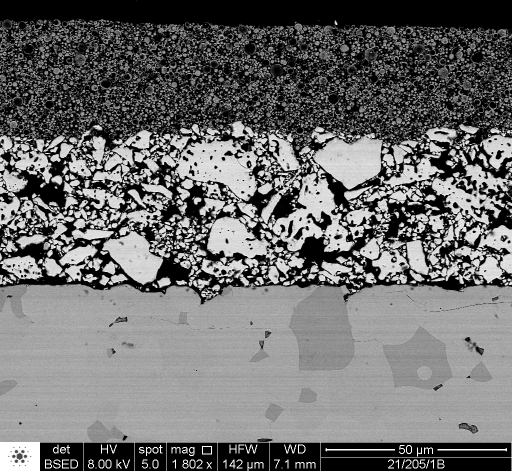
#> input picture layer_analyzer/images folder/2024.07.09_16-24_BSE_009.tif, 1024 x 943 px (shown at 1/2 size)
$ python -i layer_detector.py   (imports and definitions only)
#> lines starting #> are read from the running program, lines starting #| are printed output that depends on the picture
"""
Поиск трёх границ слоёв (алгоритм Sike copy 2.py).

Шаги:
  1. Multi-Otsu (3 класса) → распределения долей чёрных/белых по строкам.
  2. Грубое определение диапазонов границ (градиент + ruptures.Binseg).
  3. Точная граница 1 — верхние серые пиксели в [b1_left, b1_right].
  4. Точная граница 2 — верхние белые пиксели в [b2_left, b2_right].
  5. ROI слоя 3 (Multi-Otsu 4 класса) → бинарная маска плотных частиц.
  6. Точная граница 3 — верхние пиксели маски + срез вертикальных скачков.
"""

from __future__ import annotations

from dataclasses import dataclass

import numpy as np
import skimage as ski
from scipy.ndimage import gaussian_filter1d, median_filter
from scipy.signal import find_peaks
from skimage import filters, measure, morphology, util

import ruptures as rpt

from config import (
    SIKE_BOUNDARY1_LEVEL_THRESHOLD,
    SIKE_BOUNDARY2_FLAT_RATIO,
    SIKE_BOUNDARY2_LEFT_SEARCH_RANGE,
    SIKE_DISTRIBUTION_SIGMA,
    SIKE_GRAD_THRESHOLD_FRAC,
    SIKE_LAYER3_MEDIAN_SIZE,
    SIKE_LAYER3_N_CLASSES,
    SIKE_PRECISE1_DROP_THRESHOLD,
    SIKE_PRECISE1_MEDIAN_WINDOW,
    SIKE_PRECISE1_SMOOTH_SIGMA,
    SIKE_PRECISE2_DROP_THRESHOLD,
    SIKE_PRECISE2_MEDIAN_WINDOW,
    SIKE_PRECISE2_SMOOTH_SIGMA,
    SIKE_PRECISE3_FINAL_SMOOTH_SIGMA,
    SIKE_PRECISE3_JUMP_THRESHOLD,
    SIKE_PRECISE3_MAX_SPIKE_WIDTH,
    SIKE_PRECISE3_SMOOTH_SIGMA,
    SIKE_RUPTURES_BOUNDARY1_NBKPS,
    SIKE_RUPTURES_BOUNDARY2_NBKPS,
)


@dataclass
class BoundaryDetectionResult:
    x: np.ndarray
    y0: np.ndarray  # верх слоя 1 (граница 1, точная — верхние серые пиксели)
    y1: np.ndarray  # верх слоя 2 (граница 2, точная — верхние белые пиксели)
    y2: np.ndarray  # верх слоя 3 (граница 3, точная — верх плотной маски)


class LayerDetector:

    @staticmethod
    def detect_boundaries(image: np.ndarray) -> BoundaryDetectionResult:
        gray = LayerDetector._to_float_gray(image)
        height, width = gray.shape

        analysis = LayerDetector._analyze_multithreshold_distribution(gray)
        ranges = LayerDetector._find_boundary_ranges(analysis, height)

        y0_line = LayerDetector._find_boundary1_precise(analysis, ranges, width)
        y1_line = LayerDetector._find_boundary2_precise(analysis, ranges, width)

        layer3 = LayerDetector._analyze_layer3(analysis, ranges, height)
        y2_line = LayerDetector._find_boundary3_precise(layer3, width, height)

        x_coords = np.arange(width, dtype=int)
        y0 = np.clip(np.round(y0_line).astype(int), 0, height - 1)
        y1 = np.clip(np.round(y1_line).astype(int), 0, height - 1)
        y2 = np.clip(np.round(y2_line).astype(int), 0, height - 1)

        # Гарантируем монотонность сверху вниз: y0 ≤ y1 ≤ y2.
        y1 = np.maximum(y1, y0)
        y2 = np.maximum(y2, y1)

        return BoundaryDetectionResult(x=x_coords, y0=y0, y1=y1, y2=y2)

    # ── Шаг 1: Multi-Otsu и сглаженные распределения ────────────────────────

    @staticmethod
    def _analyze_multithreshold_distribution(image_gray: np.ndarray) -> dict:
        image_uint8 = util.img_as_ubyte(np.clip(image_gray, 0.0, 1.0))
        thresholds = filters.threshold_multiotsu(image_uint8, classes=3)
        quantized = np.digitize(image_uint8, bins=thresholds)

        masks = [quantized == i for i in range(3)]
        height, width = image_uint8.shape
        distributions = [np.sum(mask, axis=1) / width for mask in masks]
        smooth_distributions = [
            gaussian_filter1d(dist, sigma=SIKE_DISTRIBUTION_SIGMA) for dist in distributions
        ]

        return {
            "quantized_image": quantized,
            "smooth_distributions": smooth_distributions,
            "image_uint8": image_uint8,
            "image_gray": image_gray,
        }

    # ── Шаг 2: грубые диапазоны границ ──────────────────────────────────────

    @staticmethod
    def _find_boundary_ranges(analysis: dict, height: int) -> dict:
        smooth_dists = analysis["smooth_distributions"]

        black_smooth = smooth_dists[0]
        white_smooth = smooth_dists[2]

        grad_black = np.gradient(black_smooth)
        grad_white = np.gradient(white_smooth)

        # ── Граница 1: спад чёрных ─────────────────────────────────────────
        black_peak = int(np.argmax(black_smooth))
        if black_peak < len(grad_black):
            min_grad_black = np.min(grad_black[black_peak:])
        else:
            min_grad_black = 0.0
        threshold_black = SIKE_GRAD_THRESHOLD_FRAC * min_grad_black
        steep_fall = np.where(grad_black[black_peak:] < threshold_black)[0]
        b1_start = black_peak + int(steep_fall[0]) if len(steep_fall) > 0 else black_peak

        search_region = black_smooth[b1_start:]
        local_mins, _ = find_peaks(-search_region)
        if len(local_mins) > 0:
            b1_end = int(b1_start + local_mins[0])
        else:
            after_start = grad_black[b1_start:]
            zero_cross = np.where(after_start >= 0)[0]
            b1_end = int(b1_start + zero_cross[0]) if len(zero_cross) > 0 else min(b1_start + 50, height - 1)

        # ── Граница 2: рост белых ─────────────────────────────────────────
        max_grad_white = np.max(grad_white)
        threshold_white = SIKE_GRAD_THRESHOLD_FRAC * max_grad_white
        steep_rise = np.where(grad_white > threshold_white)[0]
        b2_start = int(steep_rise[0]) if len(steep_rise) > 0 else int(np.argmax(grad_white))

        search_region_w = white_smooth[b2_start:]
        local_maxs, _ = find_peaks(search_region_w)
        if len(local_maxs) > 0:
            b2_end = int(b2_start + local_maxs[0])
        else:
            after_start_w = grad_white[b2_start:]
            zero_cross_w = np.where(after_start_w <= 0)[0]
            b2_end = int(b2_start + zero_cross_w[0]) if len(zero_cross_w) > 0 else min(b2_start + 50, height - 1)

        # ── Ruptures: граница 1 (1 точка на участке) ──────────────────────
        seg1 = black_smooth[b1_start:b1_end].reshape(-1, 1)
        if len(seg1) > 2:
            bkp1_local = rpt.Binseg(model="l2").fit(seg1).predict(
                n_bkps=SIKE_RUPTURES_BOUNDARY1_NBKPS
            )[0]
        else:
            bkp1_local = max(1, len(seg1) // 2)
        bkp1 = b1_start + int(bkp1_local)

        # ── Ruptures: граница 2 (берём первые 2 break-points) ─────────────
        algo_white = rpt.Binseg(model="l2").fit(white_smooth.reshape(-1, 1))
        bkps_white = algo_white.predict(n_bkps=SIKE_RUPTURES_BOUNDARY2_NBKPS)[:-1]
        bkp2 = int(bkps_white[0])
        bkp2b = int(bkps_white[1])

        # ── Уточнение границы 1: левый край — уровень 99% ─────────────────
        b1_left = b1_start
        for i in range(bkp1, 0, -1):
            if black_smooth[i] >= SIKE_BOUNDARY1_LEVEL_THRESHOLD:
                b1_left = i
                break

        right_region_black = black_smooth[bkp1:]
        local_mins_right_b, _ = find_peaks(-right_region_black)
        b1_right = bkp1 + int(local_mins_right_b[0]) if len(local_mins_right_b) > 0 else b1_end

        # ── Уточнение диапазона по bkp2 ───────────────────────────────────
        search_left = max(0, bkp2 - SIKE_BOUNDARY2_LEFT_SEARCH_RANGE)
        max_grad_in_rise = np.max(np.abs(grad_white[search_left:bkp2 + 1]))
        flat_threshold = SIKE_BOUNDARY2_FLAT_RATIO * max_grad_in_rise if max_grad_in_rise > 0 else 1e-6
        b2_left = search_left
        for i in range(bkp2, search_left, -1):
            if abs(grad_white[i]) < flat_threshold:
                b2_left = i
                break

        local_maxs_right_w, _ = find_peaks(white_smooth[bkp2:])
        b2_right = bkp2 + int(local_maxs_right_w[0]) if len(local_maxs_right_w) > 0 else min(bkp2 + 100, height - 1)

        # ── Уточнение диапазона по bkp2b ──────────────────────────────────
        local_mins_left_wb, _ = find_peaks(-white_smooth[:bkp2b])
        b2b_left = int(local_mins_left_wb[-1]) if len(local_mins_left_wb) > 0 else bkp2
        b2b_right = height - 1

        return {
            "b1_left": b1_left,
            "b1_right": b1_right,
            "b2_left": b2_left,
            "b2_right": b2_right,
            "b2b_left": b2b_left,
            "b2b_right": b2b_right,
            "bkp1": bkp1,
            "bkp2": bkp2,
            "bkp2b": bkp2b,
        }

    # ── Шаг 3: точная граница 1 (верхние серые пиксели) ─────────────────────

    # [142 lines left out: functions _find_boundary1_precise, _find_boundary2_precise, _analyze_layer3, _find_boundary3_precise, not called in this run]

    # ── Утилиты ─────────────────────────────────────────────────────────────

    @staticmethod
    def _to_float_gray(image: np.ndarray) -> np.ndarray:
        if image.dtype.kind in {"u", "i"}:
            img = image.astype(np.float64)
            max_val = np.iinfo(image.dtype).max
            if max_val > 0:
                img /= max_val
            return img

        img = image.astype(np.float64)
        if img.max() > 1.0:
            img /= 255.0
        return img

>>> import cv2
>>> picture = cv2.imread('../images folder/2024.07.09_16-24_BSE_009.tif', cv2.IMREAD_GRAYSCALE)
#> picture is the input picture: shape (943, 1024); min 0, max 255, mean 109.2
>>> result = LayerDetector().detect_boundaries(picture)
#> in _analyze_multithreshold_distribution, `thresholds = filters.threshold_multiotsu(image_uint8, classes=3)`: thresholds = [82, 186]
#> in _analyze_multithreshold_distribution, `quantized = np.digitize(image_uint8, bins=thresholds)`:
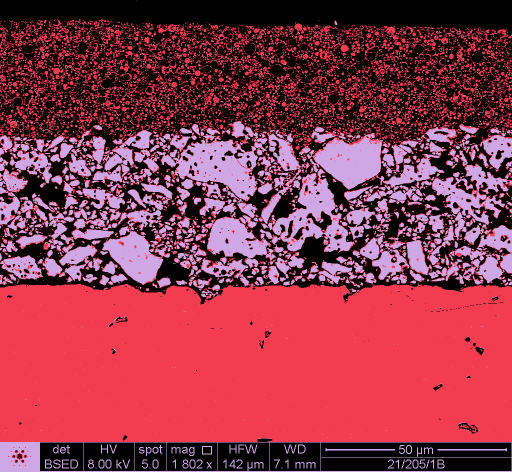
#> quantized: shape (943, 1024) int64 (shown at 1/2 size); 3 distinct labels, from 0 to 2; one colour per label, 0 black
#> in _analyze_multithreshold_distribution, `masks = [quantized == i for i in range(3)]`: masks = 3 items
#> in detect_boundaries, `analysis = LayerDetector._analyze_multithreshold_distribution(gray)`: analysis = 4 items
#> in _find_boundary_ranges, `smooth_dists = analysis["smooth_distributions"]`: smooth_dists = 3 items
#> in _find_boundary_ranges, `black_smooth = smooth_dists[0]`: black_smooth = 943 values, max 0.963 at index 0, min 0.00202 at index 771, mean 0.391
#> in _find_boundary_ranges, `white_smooth = smooth_dists[2]`: white_smooth = 943 values, max 0.531 at index 332, min 0.000636 at index 763, mean 0.173
#> in _find_boundary_ranges, `grad_black = np.gradient(black_smooth)`: grad_black = 943 values, max 0.0105 at index 883, min -0.00564 at index 585, mean -0.000224
#> in _find_boundary_ranges, `grad_white = np.gradient(white_smooth)`: grad_white = 943 values, max 0.00664 at index 271, min -0.00653 at index 563, mean 0.000206
#> in _find_boundary_ranges, `black_peak = int(np.argmax(black_smooth))`: black_peak = 0
#> in _find_boundary_ranges, `min_grad_black = np.min(grad_black[black_peak:])`: min_grad_black = -0.00564
#> in _find_boundary_ranges, `threshold_black = SIKE_GRAD_THRESHOLD_FRAC * min_grad_black`: threshold_black = -0.00169
#> in _find_boundary_ranges, `steep_fall = np.where(grad_black[black_peak:] < threshold_black)[0]`: steep_fall = 239 values from 13 to 628
#> in _find_boundary_ranges, `b1_start = black_peak + int(steep_fall[0]) if len(steep_fall) > 0 else..`: b1_start = 13
#> in _find_boundary_ranges, `search_region = black_smooth[b1_start:]`: search_region = 930 values, max 0.951 at index 0, min 0.00202 at index 758, mean 0.383
#> in _find_boundary_ranges, `local_mins, _ = find_peaks(-search_region)`: local_mins = [106, 313, 758]
#> in _find_boundary_ranges, `b1_end = int(b1_start + local_mins[0])`: b1_end = 119
#> in _find_boundary_ranges, `max_grad_white = np.max(grad_white)`: max_grad_white = 0.00664
#> in _find_boundary_ranges, `threshold_white = SIKE_GRAD_THRESHOLD_FRAC * max_grad_white`: threshold_white = 0.00199
#> in _find_boundary_ranges, `steep_rise = np.where(grad_white > threshold_white)[0]`: steep_rise = 145 values from 219 to 906
#> in _find_boundary_ranges, `b2_start = int(steep_rise[0]) if len(steep_rise) > 0 else int(np.argma..`: b2_start = 219
#> in _find_boundary_ranges, `search_region_w = white_smooth[b2_start:]`: search_region_w = 724 values, max 0.531 at index 113, min 0.000636 at index 544, mean 0.221
#> in _find_boundary_ranges, `local_maxs, _ = find_peaks(search_region_w)`: local_maxs = [113, 275, 545]
#> in _find_boundary_ranges, `b2_end = int(b2_start + local_maxs[0])`: b2_end = 332
#> in _find_boundary_ranges, `seg1 = black_smooth[b1_start:b1_end].reshape(-1, 1)`: seg1 = 106 values, max 0.951 at index 0, min 0.685 at index 105, mean 0.784
#> (the run stopped early here; a loop or call above may not have finished)
